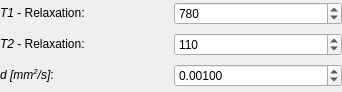
<?xml version="1.0" encoding="UTF-8"?>
<ui version="4.0">
 <class>QmitkStickModelParametersWidgetControls</class>
 <widget class="QWidget" name="QmitkStickModelParametersWidgetControls">
  <property name="geometry">
   <rect>
    <x>0</x>
    <y>0</y>
    <width>342</width>
    <height>92</height>
   </rect>
  </property>
  <property name="sizePolicy">
   <sizepolicy hsizetype="MinimumExpanding" vsizetype="MinimumExpanding">
    <horstretch>0</horstretch>
    <verstretch>0</verstretch>
   </sizepolicy>
  </property>
  <property name="windowTitle">
   <string>Form</string>
  </property>
  <layout class="QGridLayout" name="gridLayout">
   <property name="leftMargin">
    <number>0</number>
   </property>
   <property name="topMargin">
    <number>0</number>
   </property>
   <property name="rightMargin">
    <number>0</number>
   </property>
   <property name="bottomMargin">
    <number>0</number>
   </property>
   <item row="2" column="1">
    <widget class="QDoubleSpinBox" name="m_D1box">
     <property name="toolTip">
      <string>Diffusivity along stick.</string>
     </property>
     <property name="decimals">
      <number>5</number>
     </property>
     <property name="maximum">
      <double>1.000000000000000</double>
     </property>
     <property name="singleStep">
      <double>0.000100000000000</double>
     </property>
     <property name="value">
      <double>0.001000000000000</double>
     </property>
    </widget>
   </item>
   <item row="1" column="1">
    <widget class="QSpinBox" name="m_T2box">
     <property name="toolTip">
      <string>T2 relaxation time of this compartment (in milliseconds).</string>
     </property>
     <property name="maximum">
      <number>999999999</number>
     </property>
     <property name="value">
      <number>110</number>
     </property>
    </widget>
   </item>
   <item row="1" column="0">
    <widget class="QLabel" name="label_5">
     <property name="text">
      <string>&lt;html&gt;&lt;head/&gt;&lt;body&gt;&lt;p&gt;&lt;span style=&quot; font-style:italic;&quot;&gt;T2&lt;/span&gt; - Relaxation:&lt;/p&gt;&lt;/body&gt;&lt;/html&gt;</string>
     </property>
    </widget>
   </item>
   <item row="2" column="0">
    <widget class="QLabel" name="label">
     <property name="text">
      <string>&lt;html&gt;&lt;head/&gt;&lt;body&gt;&lt;p&gt;&lt;span style=&quot; font-style:italic;&quot;&gt;d [mm&lt;/span&gt;&lt;span style=&quot; font-style:italic; vertical-align:super;&quot;&gt;2&lt;/span&gt;&lt;span style=&quot; font-style:italic;&quot;&gt;/s]&lt;/span&gt;:&lt;/p&gt;&lt;/body&gt;&lt;/html&gt;</string>
     </property>
    </widget>
   </item>
   <item row="0" column="0">
    <widget class="QLabel" name="label_6">
     <property name="text">
      <string>&lt;html&gt;&lt;head/&gt;&lt;body&gt;&lt;p&gt;&lt;span style=&quot; font-style:italic;&quot;&gt;T1 &lt;/span&gt;- Relaxation:&lt;/p&gt;&lt;/body&gt;&lt;/html&gt;</string>
     </property>
    </widget>
   </item>
   <item row="0" column="1">
    <widget class="QSpinBox" name="m_T1box">
     <property name="toolTip">
      <string>T1 relaxation time of this compartment (in milliseconds).</string>
     </property>
     <property name="maximum">
      <number>999999999</number>
     </property>
     <property name="value">
      <number>780</number>
     </property>
    </widget>
   </item>
  </layout>
 </widget>
 <tabstops>
  <tabstop>m_T2box</tabstop>
  <tabstop>m_D1box</tabstop>
 </tabstops>
 <resources/>
 <connections/>
</ui>
